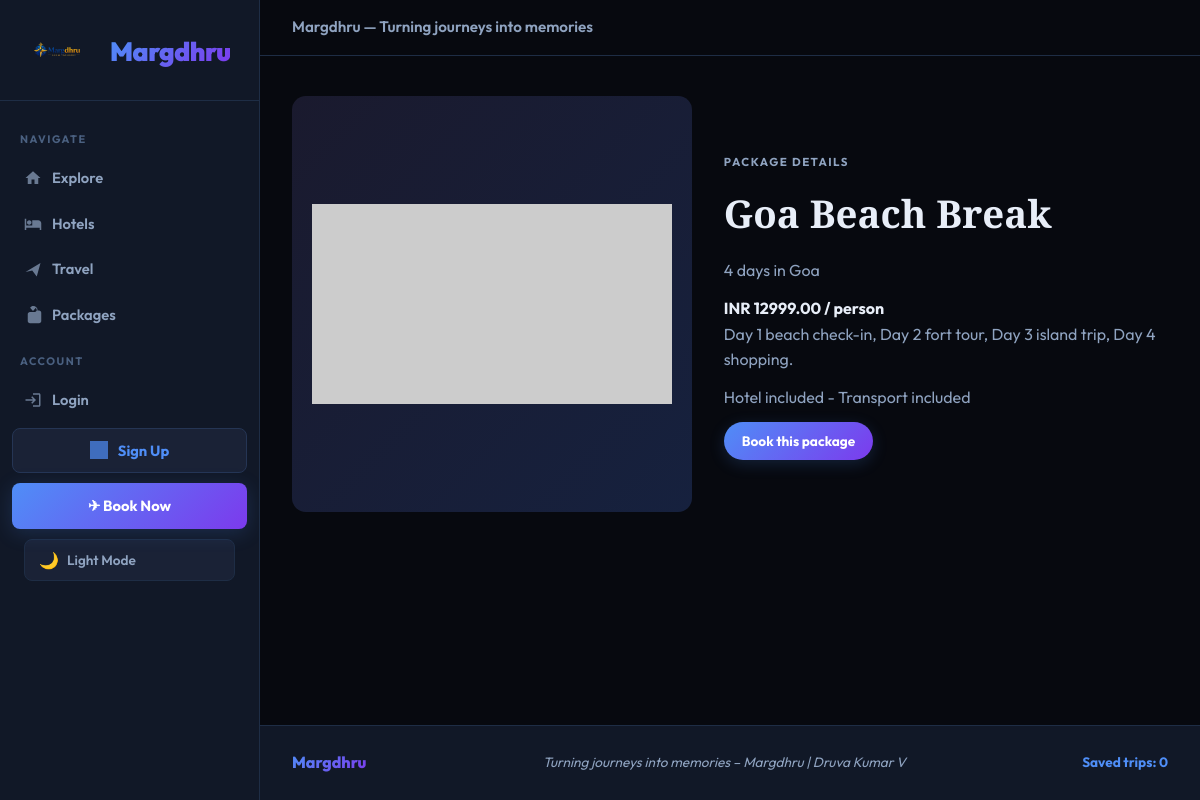
Screenshot of /packages/86/ with the database file from the repository.
### travel/models.py (models this page shows, shortened)
class HolidayPackage(models.Model):
    destination = models.ForeignKey(Destination, on_delete=models.CASCADE, related_name="packages")
    title = models.CharField(max_length=150)
    duration_days = models.PositiveSmallIntegerField()
    price_per_person = models.DecimalField(max_digits=10, decimal_places=2)
    includes_hotel = models.BooleanField(default=True)
    includes_transport = models.BooleanField(default=True)
    itinerary = models.TextField()
    image_url = models.URLField(blank=True)
    class Meta:
        ordering = ["price_per_person", "duration_days"]

class Destination(models.Model):
    name = models.CharField(max_length=120)
    country = models.CharField(max_length=80, default="India")
    description = models.TextField()
    image_url = models.URLField(blank=True)
    best_season = models.CharField(max_length=120, blank=True)
    class Meta:
        ordering = ["name"]

### travel/views.py (the view)
# urls.py: path("packages/<int:pk>/", views.package_detail, name="package_detail"),
def package_detail(request, pk):
    package = get_object_or_404(HolidayPackage.objects.select_related("destination"), pk=pk)
    record_browsing(
        request,
        BrowsingHistory.PACKAGE,
        package.title,
        package.destination.name,
        package.price_per_person,
        package.image_url,
        f"{package.duration_days} day package",
    )
    return render(request, "travel/package_detail.html", {"package": package})

### travel/views.py (called while the page is built)
def record_browsing(request, item_type, item_name, destination_name="", price=None, image_url="", notes=""):
    if request.user.is_authenticated:
        BrowsingHistory.objects.create(
            user=request.user,
            item_type=item_type,
            item_name=item_name,
            destination_name=destination_name,
            price=price,
            image_url=image_url,
            notes=notes,
        )

### templates/travel/package_detail.html (shortened to what this page needs)
{% extends "travel/base.html" %}
{% block content %}
<section class="detail-hero">
    <img src="{{ package.image_url }}" alt="{{ package.title }}" onerror="this.onerror=null;this.src=\'https://placehold.co/900x500/1a1a2e/6c63ff?text=Image+Unavailable\'">
    <div>
        <p class="eyebrow">Package details</p>
        <h1>{{ package.title }}</h1>
        <p>{{ package.duration_days }} days in {{ package.destination.name }}</p>
        <strong>INR {{ package.price_per_person }} / person</strong>
        <p>{{ package.itinerary }}</p>
        <p>
            {% if package.includes_hotel %}Hotel included{% endif %}
            {% if package.includes_transport %} - Transport included{% endif %}
        </p>
        <a class="primary-link" href="{% url 'book_trip' %}">Book this package</a>
    </div>
</section>
{% endblock %}

### static/travel/css/styles.css (style rules this page uses)
:root { --bg: #07090f; --bg2: #0d1117; --surface: #111827; --surface2: #1a2236; --border: #1e2d45; --border2: #253554; --ink: #e8eef8; --ink2: #8fa3c0; --ink3: #4a6080; --accent: #4f8ef7; --accent2: #7c3aed; --gold: #f59e0b; --emerald: #10b981; --rose: #f43f5e; --glow: rgba(79,142,247,0.18); --glow2: rgba(124,58,237,0.14); --sidebar-w: 260px; --radius: 14px; --radius-sm: 8px; --font: 'Outfit', sans-serif; --font-serif:'Playfair Display', Georgia, serif; }
*, *::before, *::after { box-sizing: border-box; margin: 0; padding: 0; }
html { scroll-behavior: smooth; }
body { font-family: var(--font); background: var(--bg); color: var(--ink); line-height: 1.6; min-height: 100vh; display: grid; grid-template-columns: var(--sidebar-w) 1fr; grid-template-rows: auto 1fr auto; grid-template-areas: "sidebar topbar" "sidebar main" "sidebar footer"; transition: background 0.3s, color 0.3s; }
a { color: inherit; text-decoration: none; }
img { display: block; width: 100%; object-fit: cover; }
img.img-error, img[alt]:after { display: flex; align-items: center; justify-content: center; background: linear-gradient(135deg, #1a1a2e 0%, #16213e 100%); color: #6c63ff; font-size: 0.85rem; font-family: 'Outfit', sans-serif; content: '📷 Image unavailable'; width: 100%; height: 100%; position: absolute; inset: 0; }
.eyebrow { display: inline-block; font-size: 0.72rem; font-weight: 700; letter-spacing: 1.5px; text-transform: uppercase; color: var(--accent); margin-bottom: 8px; }
.primary-link, .listing-body a, .card-actions button, .search-panel button, .booking-form button, .auth-form button { display: inline-flex; align-items: center; justify-content: center; min-height: 38px; padding: 8px 18px; border: none; border-radius: 30px; background: linear-gradient(135deg, var(--accent), var(--accent2)); color: white; font-family: var(--font); font-weight: 700; font-size: 0.85rem; cursor: pointer; box-shadow: 0 4px 16px var(--glow); transition: all 0.2s; }
.detail-hero { max-width: 1100px; padding: 40px 32px; display: grid; grid-template-columns: minmax(260px, 0.9fr) 1fr; align-items: center; gap: 32px; }
.detail-hero img { height: min(52vh, 460px); border-radius: var(--radius); }
.detail-hero h1 { font-family: var(--font-serif); font-size: 2.4rem; margin-bottom: 14px; }
.detail-hero p { color: var(--ink2); margin-bottom: 12px; }

### rows the page displays
HolidayPackage: title "Goa Beach Break", duration_days "4", destination.name "Goa", price_per_person "12999.00", itinerary "Day 1 beach check-in, Day 2 fort tour, Day 3 island trip, Day 4 shopping."
